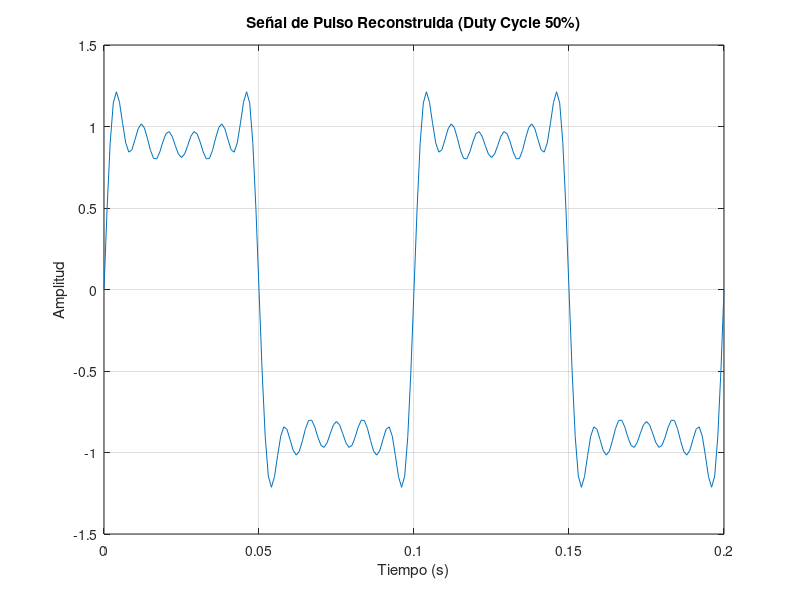

The MATLAB source for this figure:
% Definir parámetros de la señal
T = 0.1;  % Periodo de la señal (en segundos)
f = 1/T;  % Frecuencia fundamental (en Hz)

% Amplitudes de los armónicos proporcionadas
A1 = 1.16;   % Armónico 1
A3 = 0.44;  % Armónico 3
A5 = 0.28;   % Armónico 5
A7 = 0.19;  % Armónico 7
A9 = 0.15;   % Armónico 9
A11 = 0.15; % Armónico 11

% Definir el tiempo
t = 0:T/100:2*T;  % 2 períodos de la señal con 100 muestras por período

% Reconstrucción de la señal de pulso con los armónicos impares y usando coseno
V1 = A1 * sin(2 * pi * f * t);           % Armónico 1
V3 = A3 * sin(2 * pi * 3 * f * t);       % Armónico 3
V5 = A5 * sin(2 * pi * 5 * f * t);       % Armónico 5
V7 = A7 * sin(2 * pi * 7 * f * t);       % Armónico 7
V9 = A9 * sin(2 * pi * 9 * f * t);       % Armónico 9
V11 = A11 * sin(2 * pi * 11 * f * t);    % Armónico 11

% Señal reconstruida sumando todos los armónicos
V_pulse = V1 + V3 + V5 + V7 + V9 + V11;

% Graficar la señal de pulso reconstruida
figure;
plot(t, V_pulse);
title('Señal de Pulso Reconstruida (Duty Cycle 50%)');
xlabel('Tiempo (s)');
ylabel('Amplitud');
grid on;
